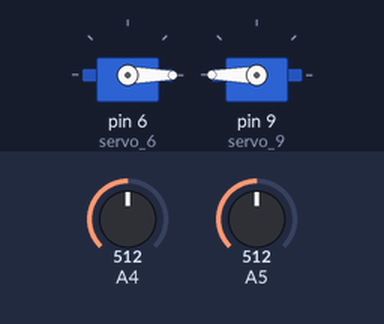
A sketch run on a simulated Arduino Uno, built with avr-gcc and run on an emulated ATmega328P. On the bench: 2 × servo. The test bench sets the inputs (shaded band); at power-on: A4 = 512, A5 = 512.

Above: at 1.8 s.
1.9 s: A4 set to 716
At 3.05 s:
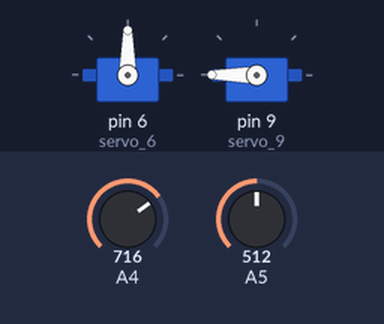
6.0 s: A5 set to 900
At 7.45 s:
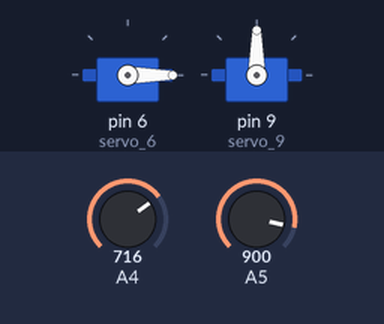
10.1 s: A5 set to 511
At 10.75 s:
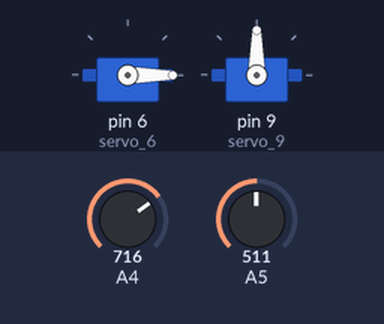
14.2 s: A5 set to 1023
At 15.15 s:
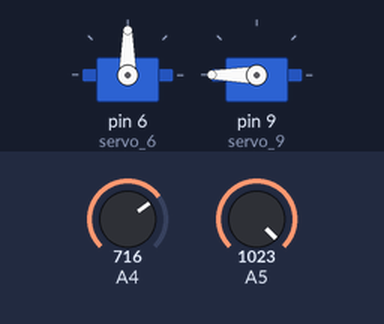
18.3 s: A4 set to 1012
21.8 s: A4 set to 1023
At 22.9 s:
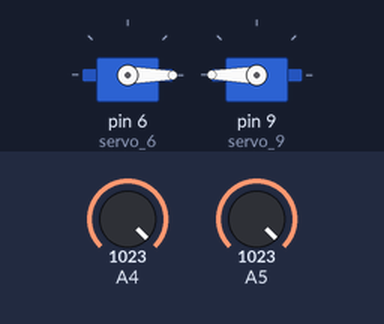
Timing chart, 0 to 24.3 s (numbered marks = the images above; inputs shaded):
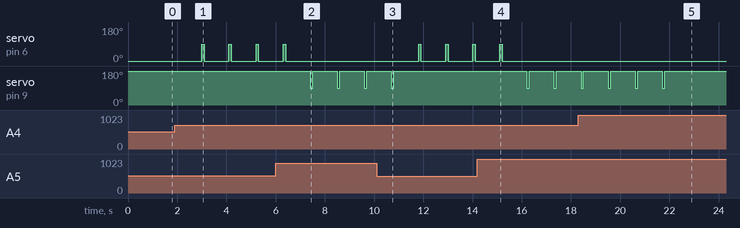

Measured:
- the behaviour switches between 1022 and 1023 on A4 (found by bisection; images 4 and 5)
- after the input at 1.9 s, servo on pin 6 (servo_6): alternates 90° for 0.10 s and 0° for 1.0 s, starting after 1.1 s
- after the input at 6.0 s, servo on pin 6 (servo_6): goes on until 6.4 s, then stays 0°; servo on pin 9 (servo_9): alternates 180° for 1.0 s and 90° for 0.10 s, starting after 1.4 s
- after the input at 10.1 s, servo on pin 6 (servo_6): alternates 90° for 0.10 s and 0° for 1.0 s, starting after 1.7 s; servo on pin 9 (servo_9): goes on until 10.8 s, then stays 180°
- after the input at 14.2 s, servo on pin 6 (servo_6): goes on until 15.2 s, then stays 0°; servo on pin 9 (servo_9): alternates 180° for 1.0 s and 90° for 0.10 s, starting after 2.0 s
- after the input at 21.8 s, servo on pin 9 (servo_9): goes on until 21.8 s, then stays 180°

The sketch:

escapa_llum.ino
```cpp
#include <Servo.h>

int luz_izquierda;

int luz_derecha;

Servo servo_6;

Servo servo_9;

void setup()
{
  servo_6.attach(6);

  servo_9.attach(9);

}


void loop()
{
  luz_izquierda = analogRead(A4);
  luz_derecha = analogRead(A5);
  if (luz_derecha > 300 && luz_izquierda > 300) {
    // Motor Derecha
    servo_6.write(0);
    delay((0));
    // Motor Izquierda
    servo_9.write(180);
    delay((1000));

  }
  if (luz_derecha > luz_izquierda) {
    // Motor derecha
    servo_6.write(0);
    delay((0));
    // Motor Izquierda
    servo_9.write(90);
    delay((100));

  }
  if (luz_izquierda > luz_derecha) {
    servo_6.write(90);
    delay((0));
    servo_9.write(180);
    delay((100));

  }

}
```
